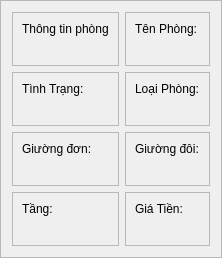
                   <widget class="QFrame" name="frame_26">
                    <property name="frameShape">
                     <enum>QFrame::StyledPanel</enum>
                    </property>
                    <property name="frameShadow">
                     <enum>QFrame::Raised</enum>
                    </property>
                    <layout class="QGridLayout" name="gridLayout">
                     <item row="2" column="1">
                      <widget class="QFrame" name="frame_32">
                       <property name="frameShape">
                        <enum>QFrame::StyledPanel</enum>
                       </property>
                       <property name="frameShadow">
                        <enum>QFrame::Raised</enum>
                       </property>
                       <layout class="QVBoxLayout" name="verticalLayout_45">
                        <item>
                         <widget class="QLabel" name="label_22">
                          <property name="text">
                           <string>Giường đôi:</string>
                          </property>
                         </widget>
                        </item>
                        <item>
                         <widget class="QLabel" name="labelGiuongDoi2">
                          <property name="text">
                           <string/>
                          </property>
                         </widget>
                        </item>
                       </layout>
                      </widget>
                     </item>
                     <item row="3" column="1">
                      <widget class="QFrame" name="frame_33">
                       <property name="frameShape">
                        <enum>QFrame::StyledPanel</enum>
                       </property>
                       <property name="frameShadow">
                        <enum>QFrame::Raised</enum>
                       </property>
                       <layout class="QVBoxLayout" name="verticalLayout_47">
                        <item>
                         <widget class="QLabel" name="label_24">
                          <property name="text">
                           <string>Giá Tiền:</string>
                          </property>
                         </widget>
                        </item>
                        <item>
                         <widget class="QLabel" name="labelGiaTien2">
                          <property name="text">
                           <string/>
                          </property>
                         </widget>
                        </item>
                       </layout>
                      </widget>
                     </item>
                     <item row="2" column="0">
                      <widget class="QFrame" name="frame_31">
                       <property name="frameShape">
                        <enum>QFrame::StyledPanel</enum>
                       </property>
                       <property name="frameShadow">
                        <enum>QFrame::Raised</enum>
                       </property>
                       <layout class="QVBoxLayout" name="verticalLayout_43">
                        <item>
                         <widget class="QLabel" name="label_20">
                          <property name="text">
                           <string>Giường đơn:</string>
                          </property>
                         </widget>
                        </item>
                        <item>
                         <widget class="QLabel" name="labelGiuongDon2">
                          <property name="text">
                           <string/>
                          </property>
                         </widget>
                        </item>
                       </layout>
                      </widget>
                     </item>
                     <item row="0" column="0">
                      <widget class="QFrame" name="frame_52">
                       <property name="frameShape">
                        <enum>QFrame::StyledPanel</enum>
                       </property>
                       <property name="frameShadow">
                        <enum>QFrame::Raised</enum>
                       </property>
                       <layout class="QVBoxLayout" name="verticalLayout_49">
                        <item>
                         <widget class="QLabel" name="label">
                          <property name="text">
                           <string>Thông tin phòng</string>
                          </property>
                          <property name="margin">
                           <number>0</number>
                          </property>
                         </widget>
                        </item>
                        <item>
                         <widget class="QLabel" name="label_2">
                          <property name="text">
                           <string/>
                          </property>
                         </widget>
                        </item>
                       </layout>
                      </widget>
                     </item>
                     <item row="3" column="0">
                      <widget class="QFrame" name="frame_30">
                       <property name="frameShape">
                        <enum>QFrame::StyledPanel</enum>
                       </property>
                       <property name="frameShadow">
                        <enum>QFrame::Raised</enum>
                       </property>
                       <layout class="QVBoxLayout" name="verticalLayout_46">
                        <item>
                         <widget class="QLabel" name="label_16">
                          <property name="text">
                           <string>Tầng:</string>
                          </property>
                         </widget>
                        </item>
                        <item>
                         <widget class="QLabel" name="labelTang2">
                          <property name="text">
                           <string/>
                          </property>
                         </widget>
                        </item>
                       </layout>
                      </widget>
                     </item>
                     <item row="0" column="1">
                      <widget class="QFrame" name="frame_28">
                       <property name="frameShape">
                        <enum>QFrame::StyledPanel</enum>
                       </property>
                       <property name="frameShadow">
                        <enum>QFrame::Raised</enum>
                       </property>
                       <layout class="QVBoxLayout" name="verticalLayout_42">
                        <item>
                         <widget class="QLabel" name="label_11">
                          <property name="text">
                           <string>Tên Phòng:</string>
                          </property>
                         </widget>
                        </item>
                        <item>
                         <widget class="QLabel" name="labelTenPhong2">
                          <property name="text">
                           <string/>
                          </property>
                         </widget>
                        </item>
                       </layout>
                      </widget>
                     </item>
                     <item row="1" column="0">
                      <widget class="QFrame" name="frame_35">
                       <property name="frameShape">
                        <enum>QFrame::StyledPanel</enum>
                       </property>
                       <property name="frameShadow">
                        <enum>QFrame::Raised</enum>
                       </property>
                       <layout class="QVBoxLayout" name="verticalLayout_48">
                        <item>
                         <widget class="QLabel" name="label_26">
                          <property name="text">
                           <string>Tình Trạng:</string>
                          </property>
                         </widget>
                        </item>
                        <item>
                         <widget class="QLabel" name="labelTinhTrang2">
                          <property name="text">
                           <string/>
                          </property>
                         </widget>
                        </item>
                       </layout>
                      </widget>
                     </item>
                     <item row="1" column="1">
                      <widget class="QFrame" name="frame_29">
                       <property name="frameShape">
                        <enum>QFrame::StyledPanel</enum>
                       </property>
                       <property name="frameShadow">
                        <enum>QFrame::Raised</enum>
                       </property>
                       <layout class="QVBoxLayout" name="verticalLayout_44">
                        <item>
                         <widget class="QLabel" name="label_14">
                          <property name="text">
                           <string>Loại Phòng:</string>
                          </property>
                         </widget>
                        </item>
                        <item>
                         <widget class="QLabel" name="labelLoaiPhong2">
                          <property name="text">
                           <string/>
                          </property>
                         </widget>
                        </item>
                       </layout>
                      </widget>
                     </item>
                    </layout>
                   </widget>
